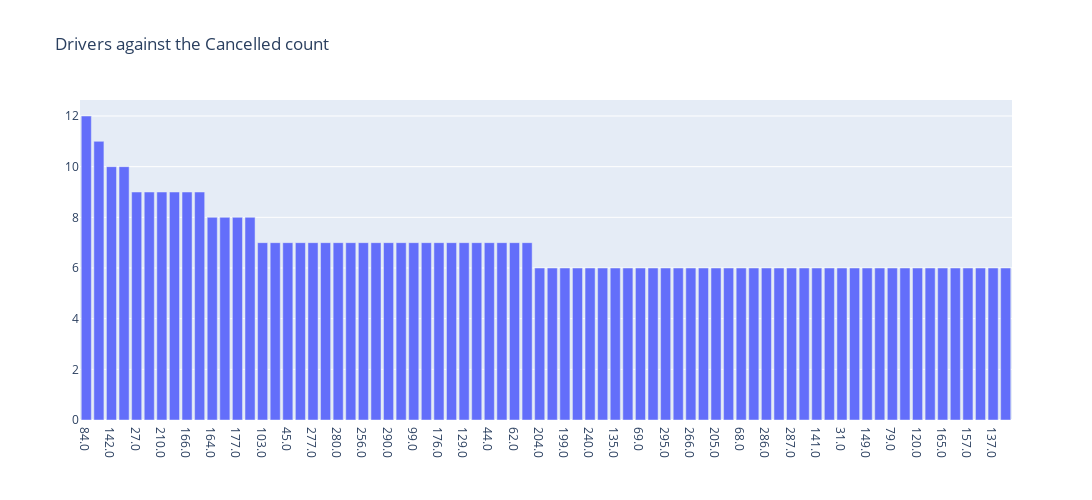

Write notebook code for a chart like this one.
### Code cell
import plotly.offline as po
import plotly.graph_objects as go
data=go.Bar(
    x=uber_driver_rec.driver_id,
    y=uber_driver_rec.Cancelled_ride_count
)
layout=go.Layout(title='Drivers against the Cancelled count',width=5000,
    height=500,
    xaxis=dict(
        showticklabels=True,
        type='category'
    )
)
fig = go.Figure(data=data, layout=layout)
fig.show()

### Figure 1 — Plotly figure (JSON) as saved in the notebook; plotly's stock layout.template omitted (floating-point values rounded to 4 significant figures)
{"data": [{"type": "bar", "x": ["84.0", "54.0", "142.0", "206.0", "27.0", "138.0", "210.0", "114.0", "166.0", "267.0", "164.0", "131.0", "177.0", "230.0", "103.0", "190.0", "45.0", "63.0", "277.0", "270.0", "280.0", "104.0", "256.0", "83.0", "290.0", "275.0", "99.0", "269.0", "176.0", "70.0", "129.0", "229.0", "44.0", "20.0", "62.0", "197.0", "204.0", "224.0", "199.0", "130.0", "240.0", "40.0", "135.0", "9.0", "69.0", "98.0", "295.0", "249.0", "266.0", "234.0", "205.0", "170.0", "68.0", "39.0", "286.0", "144.0", "287.0", "50.0", "141.0", "78.0", "31.0", "284.0", "149.0", "285.0", "79.0", "139.0", "120.0", "59.0", "165.0", "58.0", "157.0", "24.0", "137.0", "38.0"], "y": [12, 11, 10, 10, 9, 9, 9, 9, 9, 9, 8, 8, 8, 8, 7, 7, 7, 7, 7, 7, 7, 7, 7, 7, 7, 7, 7, 7, 7, 7, 7, 7, 7, 7, 7, 7, 6, 6, 6, 6, 6, 6, 6, 6, 6, 6, 6, 6, 6, 6, 6, 6, 6, 6, 6, 6, 6, 6, 6, 6, 6, 6, 6, 6, 6, 6, 6, 6, 6, 6, 6, 6, 6, 6]}], "layout": {"height": 500, "title": {"text": "Drivers against the Cancelled count"}, "width": 5000, "xaxis": {"showticklabels": true, "type": "category"}}}
